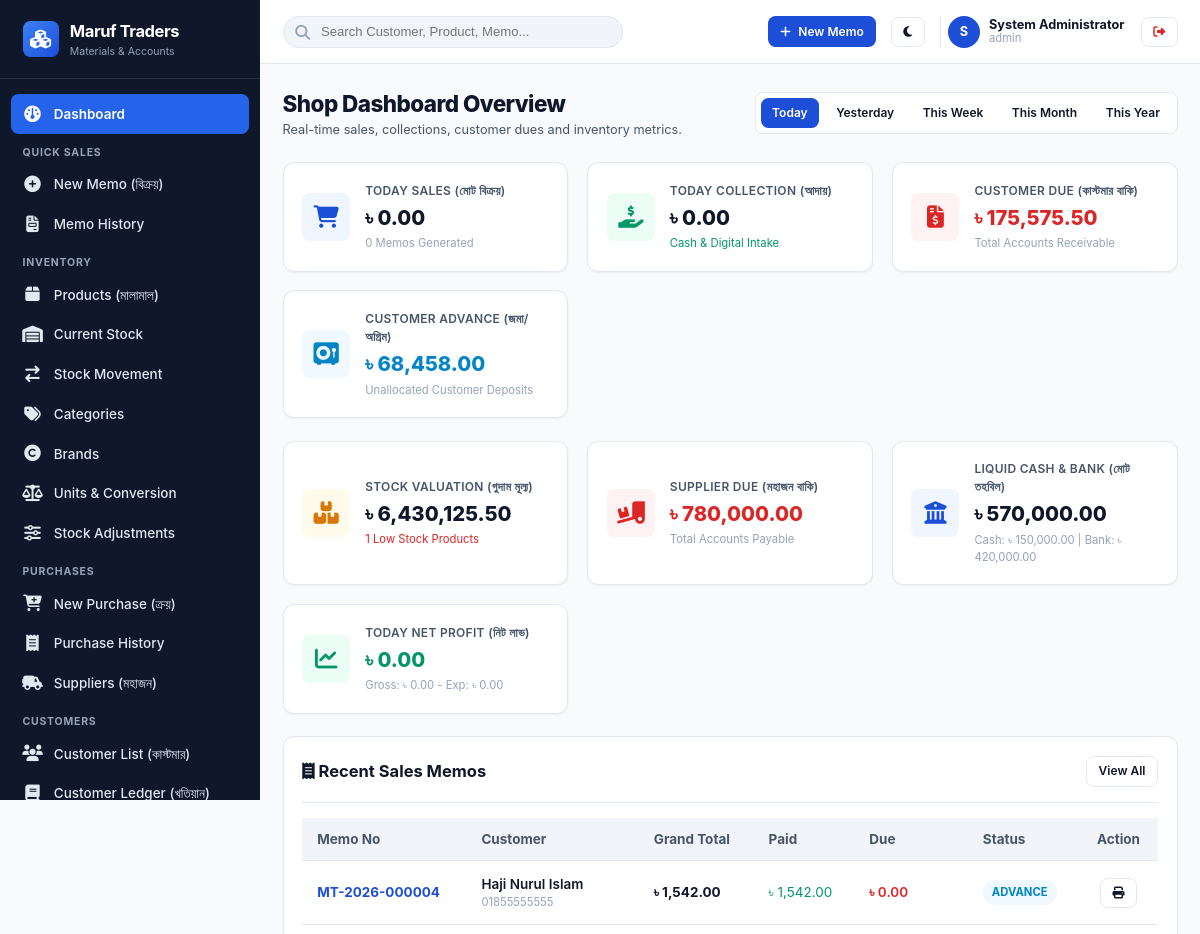
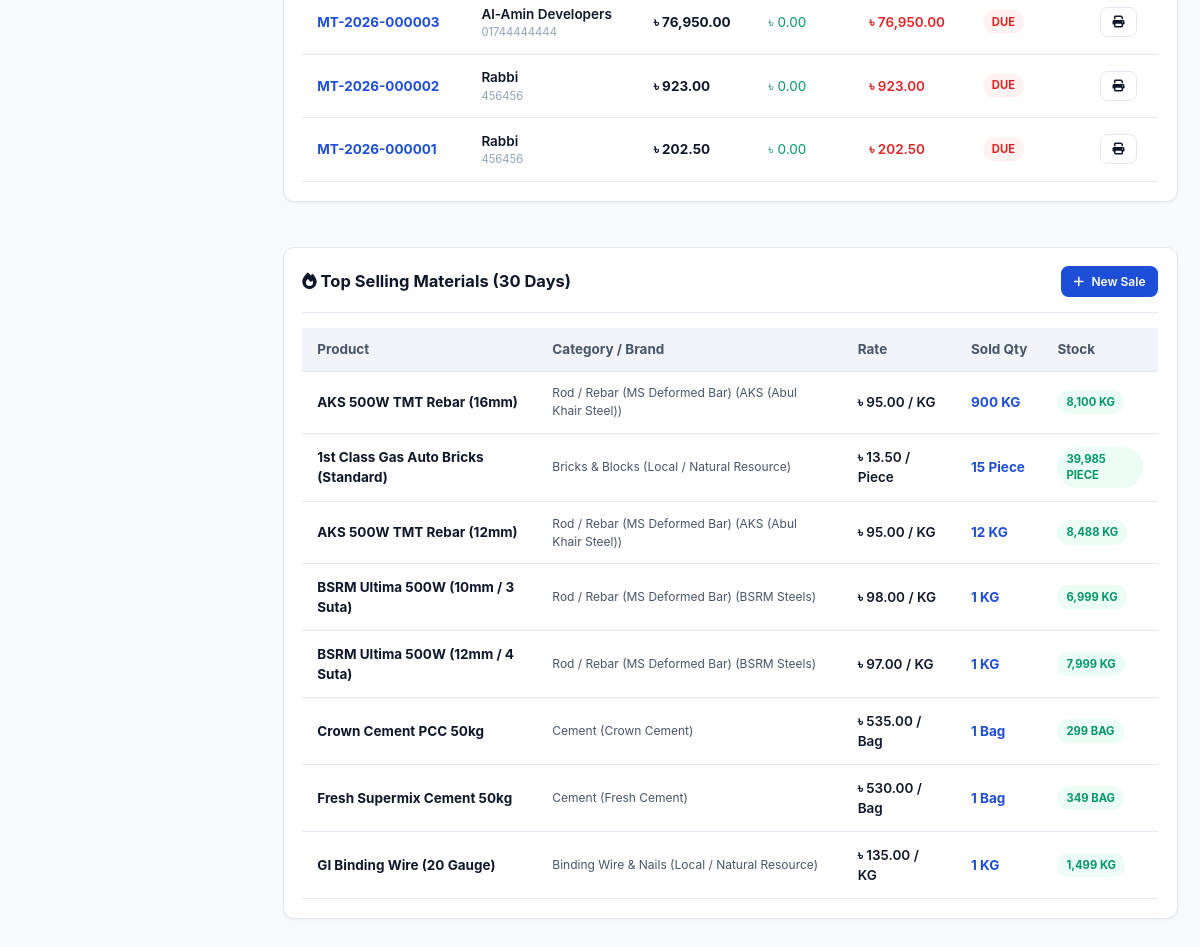
The app's page /modules/dashboard/ (signed in), older data (2 pictures, top to bottom).
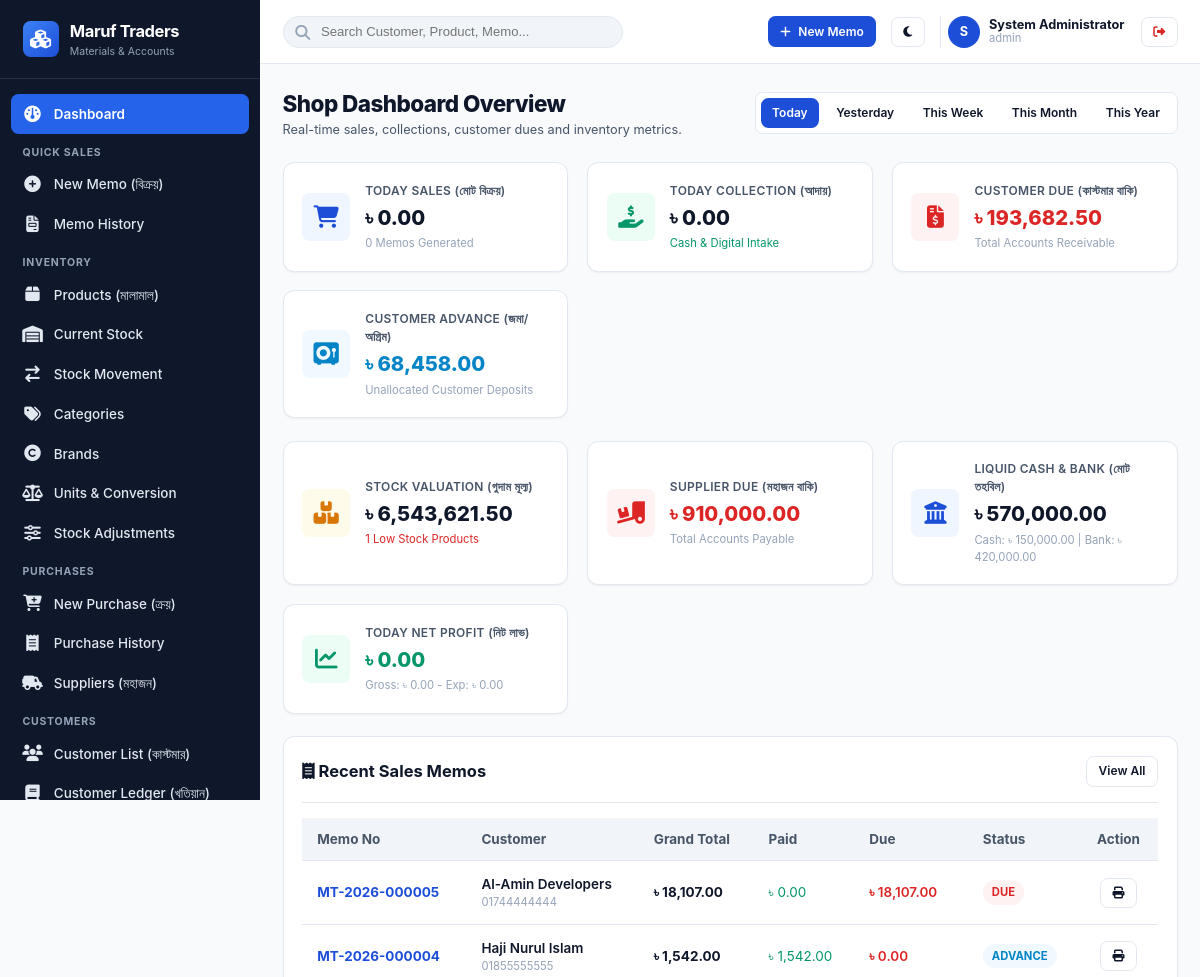
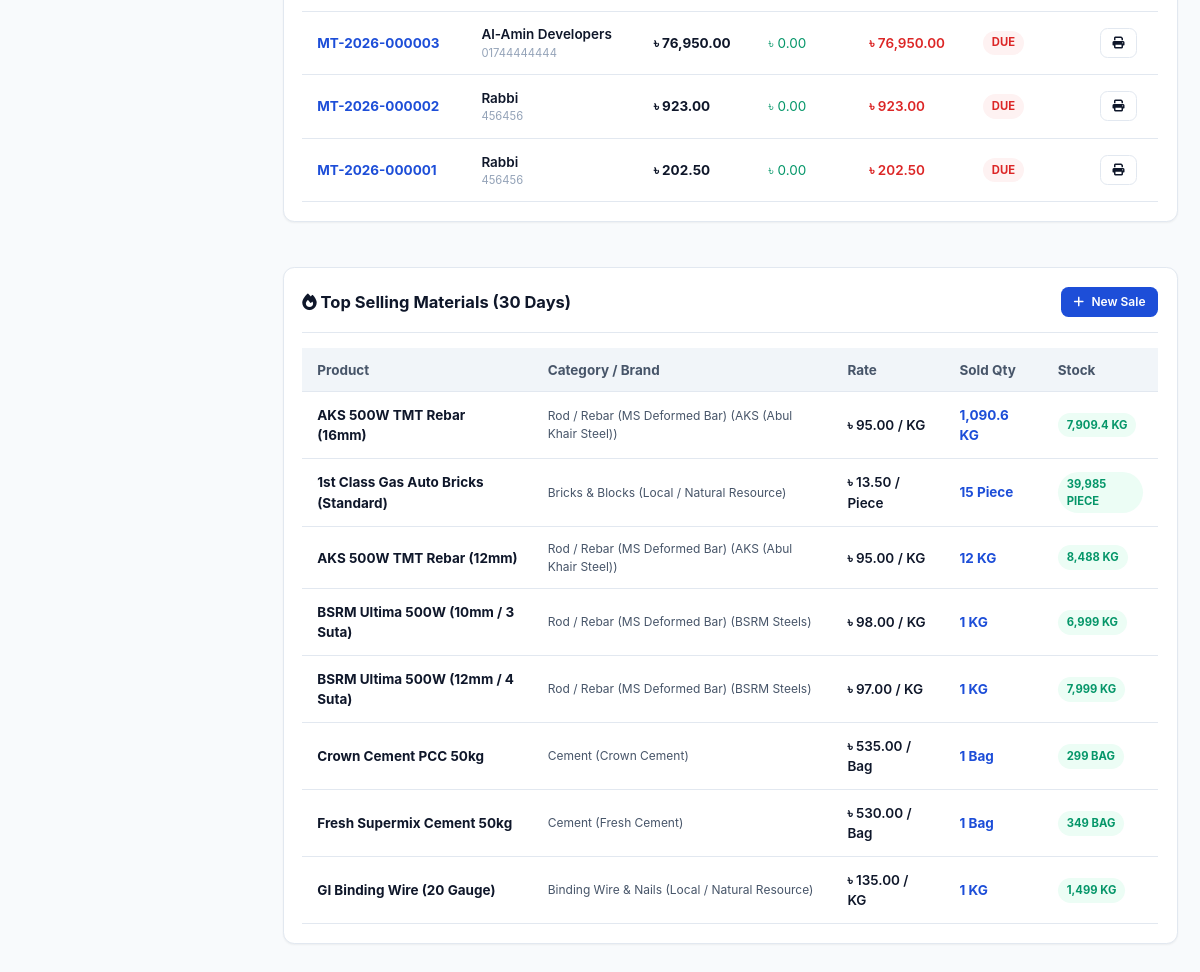
The same page, newer data (2 pictures, top to bottom).
### tables this page shows
CREATE TABLE `shops` (
  `id` int(10) unsigned NOT NULL AUTO_INCREMENT,
  `shop_code` varchar(30) NOT NULL,
  `name` varchar(150) NOT NULL,
  `proprietor` varchar(100) DEFAULT NULL,
  `address` text NOT NULL,
  `phone` varchar(30) NOT NULL,
  `alt_phone` varchar(30) DEFAULT NULL,
  `email` varchar(100) DEFAULT NULL,
  `website` varchar(150) DEFAULT NULL,
  `invoice_prefix` varchar(10) NOT NULL DEFAULT 'MT',
  `currency_symbol` varchar(10) NOT NULL DEFAULT '৳',
  `currency_code` varchar(10) NOT NULL DEFAULT 'BDT',
  `currency_position` enum('before','after') NOT NULL DEFAULT 'before',
  `date_format` varchar(20) NOT NULL DEFAULT 'd-m-Y',
  `invoice_footer_shop` text DEFAULT NULL,
  `invoice_footer_customer` text DEFAULT NULL,
  `logo_url` varchar(255) DEFAULT NULL,
  `is_active` tinyint(1) NOT NULL DEFAULT 1,
  `created_at` timestamp NOT NULL DEFAULT current_timestamp(),
  `updated_at` timestamp NOT NULL DEFAULT current_timestamp() ON UPDATE current_timestamp(),
  PRIMARY KEY (`id`),
  UNIQUE KEY `shop_code` (`shop_code`)
);

CREATE TABLE `sales` (
  `id` bigint(20) unsigned NOT NULL AUTO_INCREMENT,
  `shop_id` int(10) unsigned NOT NULL,
  `memo_number` varchar(60) NOT NULL,
  `customer_id` int(10) unsigned NOT NULL,
  `sale_date` date NOT NULL,
  `subtotal` decimal(15,2) NOT NULL,
  `discount_type` enum('fixed','percentage') NOT NULL DEFAULT 'fixed',
  `discount_value` decimal(15,2) NOT NULL DEFAULT 0.00,
  `discount_amount` decimal(15,2) NOT NULL DEFAULT 0.00,
  `grand_total` decimal(15,2) NOT NULL,
  `paid_amount` decimal(15,2) NOT NULL DEFAULT 0.00,
  `advance_used` decimal(15,2) NOT NULL DEFAULT 0.00,
  `due_amount` decimal(15,2) NOT NULL DEFAULT 0.00,
  `total_cogs` decimal(15,2) NOT NULL DEFAULT 0.00 COMMENT 'Snapshot of total Cost of Goods Sold',
  `gross_profit` decimal(15,2) NOT NULL DEFAULT 0.00,
  `payment_status` enum('paid','partial','due','advance_settled') NOT NULL,
  `sale_status` enum('completed','cancelled','returned','partial_return') NOT NULL DEFAULT 'completed',
  `notes` text DEFAULT NULL,
  `created_by` int(10) unsigned NOT NULL,
  `created_at` timestamp NOT NULL DEFAULT current_timestamp(),
  `updated_at` timestamp NOT NULL DEFAULT current_timestamp() ON UPDATE current_timestamp(),
  PRIMARY KEY (`id`),
  UNIQUE KEY `memo_number` (`memo_number`),
  KEY `idx_sales_date` (`shop_id`,`sale_date`),
  KEY `idx_sales_cust` (`shop_id`,`customer_id`),
  KEY `fk_sales_cust` (`customer_id`),
  KEY `fk_sales_user` (`created_by`),
  CONSTRAINT `fk_sales_cust` FOREIGN KEY (`customer_id`) REFERENCES `customers` (`id`),
  CONSTRAINT `fk_sales_shop` FOREIGN KEY (`shop_id`) REFERENCES `shops` (`id`) ON DELETE CASCADE,
  CONSTRAINT `fk_sales_user` FOREIGN KEY (`created_by`) REFERENCES `users` (`id`)
);

CREATE TABLE `customers` (
  `id` int(10) unsigned NOT NULL AUTO_INCREMENT,
  `shop_id` int(10) unsigned NOT NULL,
  `customer_code` varchar(50) NOT NULL,
  `name` varchar(150) NOT NULL,
  `mobile` varchar(30) NOT NULL,
  `alt_mobile` varchar(30) DEFAULT NULL,
  `address` text DEFAULT NULL,
  `customer_type` enum('retail','contractor','dealer','builder','other') NOT NULL DEFAULT 'retail',
  `credit_limit` decimal(15,2) NOT NULL DEFAULT 0.00,
  `opening_due` decimal(15,2) NOT NULL DEFAULT 0.00,
  `opening_advance` decimal(15,2) NOT NULL DEFAULT 0.00,
  `current_due` decimal(15,2) NOT NULL DEFAULT 0.00,
  `current_advance` decimal(15,2) NOT NULL DEFAULT 0.00,
  `status` enum('active','inactive','blocked') NOT NULL DEFAULT 'active',
  `notes` text DEFAULT NULL,
  `created_at` timestamp NOT NULL DEFAULT current_timestamp(),
  `updated_at` timestamp NOT NULL DEFAULT current_timestamp() ON UPDATE current_timestamp(),
  PRIMARY KEY (`id`),
  UNIQUE KEY `uk_shop_cust_code` (`shop_id`,`customer_code`),
  KEY `idx_customer_search` (`shop_id`,`mobile`,`name`),
  CONSTRAINT `fk_customers_shop` FOREIGN KEY (`shop_id`) REFERENCES `shops` (`id`) ON DELETE CASCADE
);

CREATE TABLE `products` (
  `id` int(10) unsigned NOT NULL AUTO_INCREMENT,
  `shop_id` int(10) unsigned NOT NULL,
  `category_id` int(10) unsigned NOT NULL,
  `brand_id` int(10) unsigned DEFAULT NULL,
  `base_unit_id` int(10) unsigned NOT NULL,
  `sku` varchar(50) NOT NULL,
  `name` varchar(180) NOT NULL,
  `description` text DEFAULT NULL,
  `purchase_price` decimal(15,2) NOT NULL DEFAULT 0.00,
  `selling_price` decimal(15,2) NOT NULL DEFAULT 0.00,
  `min_selling_price` decimal(15,2) NOT NULL DEFAULT 0.00,
  `current_stock` decimal(15,4) NOT NULL DEFAULT 0.0000,
  `min_stock` decimal(15,4) NOT NULL DEFAULT 0.0000,
  `average_cost` decimal(15,4) NOT NULL DEFAULT 0.0000,
  `is_active` tinyint(1) NOT NULL DEFAULT 1,
  `created_at` timestamp NOT NULL DEFAULT current_timestamp(),
  `updated_at` timestamp NOT NULL DEFAULT current_timestamp() ON UPDATE current_timestamp(),
  PRIMARY KEY (`id`),
  UNIQUE KEY `uk_shop_sku` (`shop_id`,`sku`),
  KEY `idx_product_search` (`shop_id`,`is_active`,`name`),
  KEY `idx_product_stock` (`shop_id`,`current_stock`,`min_stock`),
  KEY `fk_products_category` (`category_id`),
  KEY `fk_products_brand` (`brand_id`),
  KEY `fk_products_unit` (`base_unit_id`),
  CONSTRAINT `fk_products_brand` FOREIGN KEY (`brand_id`) REFERENCES `brands` (`id`) ON DELETE SET NULL,
  CONSTRAINT `fk_products_category` FOREIGN KEY (`category_id`) REFERENCES `categories` (`id`),
  CONSTRAINT `fk_products_shop` FOREIGN KEY (`shop_id`) REFERENCES `shops` (`id`) ON DELETE CASCADE,
  CONSTRAINT `fk_products_unit` FOREIGN KEY (`base_unit_id`) REFERENCES `units` (`id`)
);

CREATE TABLE `categories` (
  `id` int(10) unsigned NOT NULL AUTO_INCREMENT,
  `shop_id` int(10) unsigned NOT NULL,
  `name` varchar(100) NOT NULL,
  `code` varchar(50) DEFAULT NULL,
  `description` text DEFAULT NULL,
  `is_active` tinyint(1) NOT NULL DEFAULT 1,
  `created_at` timestamp NOT NULL DEFAULT current_timestamp(),
  `updated_at` timestamp NOT NULL DEFAULT current_timestamp() ON UPDATE current_timestamp(),
  PRIMARY KEY (`id`),
  UNIQUE KEY `uk_shop_category` (`shop_id`,`name`),
  CONSTRAINT `fk_categories_shop` FOREIGN KEY (`shop_id`) REFERENCES `shops` (`id`) ON DELETE CASCADE
);

CREATE TABLE `brands` (
  `id` int(10) unsigned NOT NULL AUTO_INCREMENT,
  `shop_id` int(10) unsigned NOT NULL,
  `name` varchar(100) NOT NULL,
  `code` varchar(50) DEFAULT NULL,
  `origin_country` varchar(50) DEFAULT NULL,
  `is_active` tinyint(1) NOT NULL DEFAULT 1,
  `created_at` timestamp NOT NULL DEFAULT current_timestamp(),
  `updated_at` timestamp NOT NULL DEFAULT current_timestamp() ON UPDATE current_timestamp(),
  PRIMARY KEY (`id`),
  UNIQUE KEY `uk_shop_brand` (`shop_id`,`name`),
  CONSTRAINT `fk_brands_shop` FOREIGN KEY (`shop_id`) REFERENCES `shops` (`id`) ON DELETE CASCADE
);

CREATE TABLE `units` (
  `id` int(10) unsigned NOT NULL AUTO_INCREMENT,
  `shop_id` int(10) unsigned NOT NULL,
  `name` varchar(50) NOT NULL,
  `symbol` varchar(20) NOT NULL,
  `is_base_unit` tinyint(1) NOT NULL DEFAULT 1,
  `decimal_places` tinyint(3) unsigned NOT NULL DEFAULT 2,
  `created_at` timestamp NOT NULL DEFAULT current_timestamp(),
  `updated_at` timestamp NOT NULL DEFAULT current_timestamp() ON UPDATE current_timestamp(),
  PRIMARY KEY (`id`),
  UNIQUE KEY `uk_shop_unit` (`shop_id`,`symbol`),
  CONSTRAINT `fk_units_shop` FOREIGN KEY (`shop_id`) REFERENCES `shops` (`id`) ON DELETE CASCADE
);

### modules/dashboard/index.php (the view, shortened to what the changed rows need)
<?php
$shopId = Auth::shopId();
$period = cleanInput($_GET['period'] ?? 'today');
$kpis = ReportService::getDashboardKPIs($period, $shopId);
$topProducts = MemoService::getTop20Products(30, $shopId);
$pdo = DB::pdo();
$recentSalesStmt = $pdo->prepare("SELECT s.*, c.name as customer_name, c.mobile as customer_mobile
                                  FROM sales s
                                  JOIN customers c ON s.customer_id = c.id
                                  WHERE s.shop_id = :s
                                  ORDER BY s.id DESC LIMIT 8");
$recentSalesStmt->execute(['s' => $shopId]);
$recentSales = $recentSalesStmt->fetchAll();
require_once INCLUDES_PATH . '/templates/header.php';
require_once INCLUDES_PATH . '/templates/sidebar.php';
require_once INCLUDES_PATH . '/templates/navbar.php';
?>
<div style="display:flex;justify-content:space-between;align-items:center;margin-bottom:1.5rem;flex-wrap:wrap;gap:1rem;">
  <div>
    <h1 style="font-size:1.5rem;font-weight:800;letter-spacing:-0.025em;">Shop Dashboard Overview</h1>
  </div>
</div>
<div class="kpi-grid">
  <div class="kpi-card">
    <div>
      <div class="kpi-label"><?= ucfirst(str_replace('_', ' ', $period)) ?> Sales (মোট বিক্রয়)</div>
      <div class="kpi-value"><?= formatMoney($kpis['total_sales']) ?></div>
      <div style="font-size:0.75rem;color:var(--text-muted);margin-top:2px;"><?= $kpis['memo_count'] ?> Memos Generated</div>
    </div>
  </div>
  <div class="kpi-card">
    <div>
      <div class="kpi-label"><?= ucfirst(str_replace('_', ' ', $period)) ?> Collection (আদায়)</div>
      <div class="kpi-value"><?= formatMoney($kpis['total_collection']) ?></div>
      <div style="font-size:0.75rem;color:var(--success);margin-top:2px;">Cash & Digital Intake</div>
    </div>
  </div>
  <div class="kpi-card">
    <div>
      <div class="kpi-label">Customer Due (কাস্টমার বাকি)</div>
      <div class="kpi-value" style="color:var(--danger);"><?= formatMoney($kpis['customer_due']) ?></div>
      <div style="font-size:0.75rem;color:var(--text-muted);margin-top:2px;">Total Accounts Receivable</div>
    </div>
  </div>
  <div class="kpi-card">
    <div>
      <div class="kpi-label">Customer Advance (জমা/অগ্রিম)</div>
      <div class="kpi-value" style="color:var(--info);"><?= formatMoney($kpis['customer_advance']) ?></div>
      <div style="font-size:0.75rem;color:var(--text-muted);margin-top:2px;">Unallocated Customer Deposits</div>
    </div>
  </div>
</div>
<div class="kpi-grid">
  <div class="kpi-card">
    <div>
      <div class="kpi-label">Stock Valuation (গুদাম মূল্য)</div>
      <div class="kpi-value"><?= formatMoney($kpis['stock_valuation']) ?></div>
      <div style="font-size:0.75rem;color:var(--danger);margin-top:2px;"><?= $kpis['low_stock_count'] ?> Low Stock Products</div>
    </div>
  </div>
  <div class="kpi-card">
    <div>
      <div class="kpi-label">Supplier Due (মহাজন বাকি)</div>
      <div class="kpi-value" style="color:var(--danger);"><?= formatMoney($kpis['supplier_due']) ?></div>
      <div style="font-size:0.75rem;color:var(--text-muted);margin-top:2px;">Total Accounts Payable</div>
    </div>
  </div>
  <div class="kpi-card">
    <div>
      <div class="kpi-label">Liquid Cash & Bank (মোট তহবিল)</div>
      <div class="kpi-value"><?= formatMoney($kpis['total_liquid_funds']) ?></div>
      <div style="font-size:0.75rem;color:var(--text-muted);margin-top:2px;">Cash: <?= formatMoney($kpis['cash_balance']) ?> | Bank: <?= formatMoney($kpis['bank_balance']) ?></div>
    </div>
  </div>
  <div class="kpi-card">
    <div>
      <div class="kpi-label"><?= ucfirst(str_replace('_', ' ', $period)) ?> Net Profit (নিট লাভ)</div>
      <div class="kpi-value" style="color:var(--success);"><?= formatMoney($kpis['net_profit']) ?></div>
      <div style="font-size:0.75rem;color:var(--text-muted);margin-top:2px;">Gross: <?= formatMoney($kpis['gross_profit']) ?> - Exp: <?= formatMoney($kpis['total_expenses']) ?></div>
    </div>
  </div>
</div>
<div style="display:grid;grid-template-columns:repeat(auto-fit, minmax(480px, 1fr));gap:1.5rem;">
  <div class="card">
    <div class="table-responsive">
      <table class="table">
        <thead>
          <tr>
            <th>Memo No</th>
            <th>Customer</th>
            <th>Grand Total</th>
            <th>Paid</th>
            <th>Due</th>
            <th>Status</th>
            <th style="text-align:center;">Action</th>
          </tr>
        </thead>
        <tbody>
          <?php if (empty($recentSales)): ?>
            <tr><td colspan="7" style="text-align:center;color:var(--text-muted);padding:2rem;">No recent sales memos.</td></tr>
          <?php else: ?>
            <?php foreach ($recentSales as $sale): ?>
              <tr>
                <td style="font-weight:700;">
                  <a href="<?= BASE_URL ?>/modules/sales/memo-print.php?id=<?= $sale['id'] ?>" style="color:var(--primary);text-decoration:none;">
                    <?= e($sale['memo_number']) ?>
                  </a>
                </td>
                <td>
                  <div style="font-weight:600;"><?= e($sale['customer_name']) ?></div>
                  <div style="font-size:0.75rem;color:var(--text-muted);"><?= e($sale['customer_mobile']) ?></div>
                </td>
                <td style="font-weight:700;"><?= formatMoney($sale['grand_total']) ?></td>
                <td style="color:var(--success);"><?= formatMoney($sale['paid_amount'] + $sale['advance_used']) ?></td>
                <td style="color:var(--danger);font-weight:600;"><?= formatMoney($sale['due_amount']) ?></td>
                <td>
                  <?php if ($sale['payment_status'] === 'paid'): ?>
                    <span class="badge badge-success">Paid</span>
                  <?php elseif ($sale['payment_status'] === 'partial'): ?>
                    <span class="badge badge-warning">Partial</span>
                  <?php elseif ($sale['payment_status'] === 'advance_settled'): ?>
                    <span class="badge badge-info">Advance</span>
                  <?php else: ?>
                    <span class="badge badge-danger">Due</span>
                  <?php endif; ?>
                </td>
                <td style="text-align:center;">
                  <a href="<?= BASE_URL ?>/modules/sales/memo-print.php?id=<?= $sale['id'] ?>" class="btn btn-secondary btn-sm" title="Print Two-Copy Memo">
                    <i class="fa fa-print"></i>
                  </a>
                </td>
              </tr>
            <?php endforeach; ?>
          <?php endif; ?>
        </tbody>
      </table>
    </div>
  </div>
  <div class="card">
    <div class="table-responsive">
      <table class="table">
        <thead>
          <tr>
            <th>Product</th>
            <th>Category / Brand</th>
            <th>Rate</th>
            <th>Sold Qty</th>
            <th>Stock</th>
          </tr>
        </thead>
        <tbody>
          <?php if (empty($topProducts)): ?>
            <tr><td colspan="5" style="text-align:center;color:var(--text-muted);padding:2rem;">No sales activity recorded yet.</td></tr>
          <?php else: ?>
            <?php foreach (array_slice($topProducts, 0, 8) as $prod): ?>
              <tr>
                <td style="font-weight:700;"><?= e($prod['name']) ?></td>
                <td style="font-size:0.8rem;color:var(--text-secondary);"><?= e($prod['category_name']) ?> (<?= e($prod['brand_name'] ?? 'Local') ?>)</td>
                <td style="font-weight:600;"><?= formatMoney($prod['selling_price']) ?> / <?= e($prod['unit_symbol']) ?></td>
                <td style="font-weight:700;color:var(--primary);"><?= formatQuantity($prod['total_sold_qty']) ?> <?= e($prod['unit_symbol']) ?></td>
                <td>
                  <span class="badge <?= (float)$prod['current_stock'] <= (float)$prod['min_stock'] ? 'badge-danger' : 'badge-success' ?>">
                    <?= formatQuantity($prod['current_stock']) ?> <?= e($prod['unit_symbol']) ?>
                  </span>
                </td>
              </tr>
            <?php endforeach; ?>
          <?php endif; ?>
        </tbody>
      </table>
    </div>
  </div>
</div>
<?php
require_once INCLUDES_PATH . '/templates/footer.php';
?>

### includes/templates/sidebar.php (shortened to what the changed rows need)
<?php
$shop = getShop();
?>
<aside class="app-sidebar" id="app-sidebar">
  <a href="<?= BASE_URL ?>/modules/dashboard/" class="sidebar-brand">
    <div>
      <div class="brand-name"><?= e(mb_strimwidth($shop['name'] ?? 'Nirman ERP', 0, 18, '...')) ?></div>
      <div style="font-size:0.7rem;color:var(--text-sidebar-muted);">Materials & Accounts</div>
    </div>
  </a>
</aside>

Row changes from the older to the newer data that the page shows:
computed for shops "Maruf Traders": formatMoney($kpis['customer_due']) "৳ 175,575.50" → "৳ 193,682.50"; formatMoney($kpis['stock_valuation']) "৳ 6,430,125.50" → "৳ 6,543,621.50"; formatMoney($kpis['supplier_due']) "৳ 780,000.00" → "৳ 910,000.00"
added sales: memo_number "MT-2026-000005", customer.name "Al-Amin Developers", customer.mobile "01744444444", grand_total.currency_symbol "৳ 18,107.00", formatMoney($sale['paid_amount'] + $sale['advance_used']) "৳ 0.00", due_amount.currency_symbol "৳ 18,107.00", payment_status "DUE"
changed products "AKS 500W TMT Rebar (16mm)": total_sold_qty "900" → "1,090.6"; current_stock "8,100" → "7,909.4"
